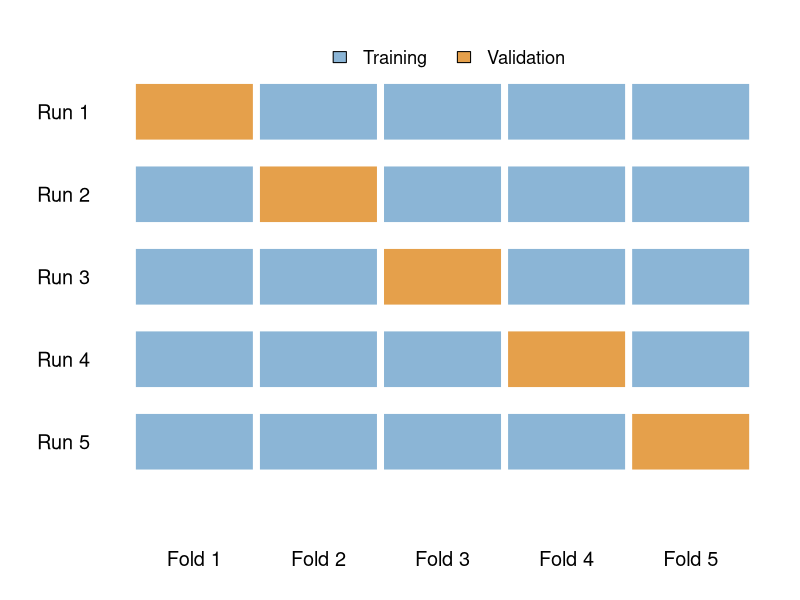
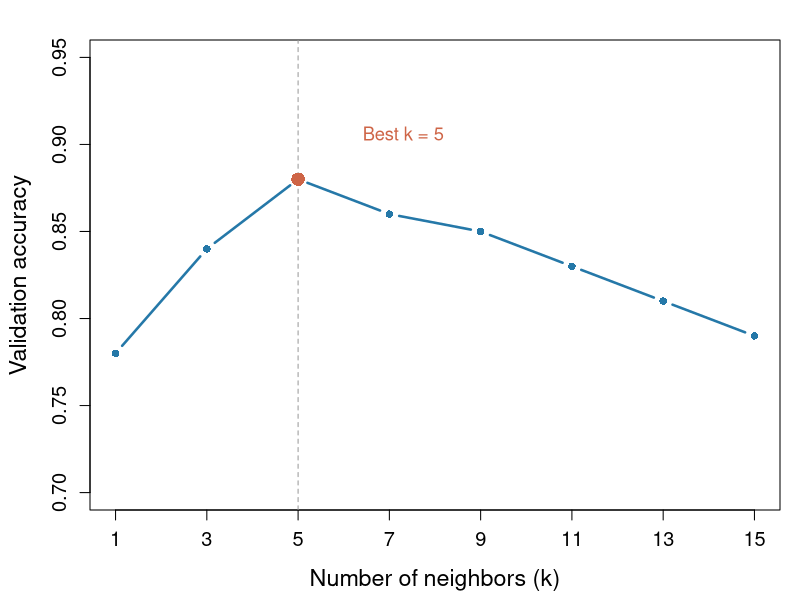

These charts were generated, in order, by the following R code:
## ---- chunk 1
#| label: fig-fivefold-cv
#| fig-cap: "Five-fold cross-validation. Each fold is used once for validation, while the remaining folds are used for training."
#| fig-width: 8
#| fig-height: 4.5
#| echo: false

k_folds <- 5

training_col <- "#8BB5D6"
validation_col <- "#E5A04B"

op <- par(
  mar = c(3.5, 5.5, 2, 1),
  cex.axis = 1.2
)

plot(
  NA,
  xlim = c(0, k_folds),
  ylim = c(0.3, k_folds + 0.8),
  axes = FALSE,
  xlab = "",
  ylab = "",
  bty = "n"
)

for (i in seq_len(k_folds)) {

  y_bottom <- k_folds - i + 0.8
  y_top <- y_bottom + 0.7

  for (j in seq_len(k_folds)) {

    rect(
      xleft = j - 1,
      ybottom = y_bottom,
      xright = j - 0.04,
      ytop = y_top,
      col = if (i == j) validation_col else training_col,
      border = "white",
      lwd = 2
    )
  }
}

# Labels
axis(
  2,
  at = (k_folds:1) + 0.15,
  labels = paste("Run", seq_len(k_folds)),
  las = 1,
  tick = FALSE
)

axis(
  1,
  at = seq(0.48, 4.48, by = 1),
  labels = paste("Fold", seq_len(k_folds)),
  tick = FALSE
)

legend(
  "top",
  legend = c("Training", "Validation"),
  fill = c(training_col, validation_col),
  bty = "n",
  horiz = TRUE,
  cex = 1.1,
  inset = c(0, -0.01),
  xpd = TRUE
)

par(op)
## ---- chunk 2
#| label: fig-knn-tuning
#| fig-cap: "Hyperparameter tuning in KNN. Validation accuracy for different values of k. The best-performing value is highlighted."
#| fig-width: 7
#| fig-height: 4.5
#| echo: false

# Illustrative validation results
k <- c(1, 3, 5, 7, 9, 11, 13, 15)
accuracy <- c(0.78, 0.84, 0.88, 0.86, 0.85, 0.83, 0.81, 0.79)

best_idx <- which.max(accuracy)
best_k <- k[best_idx]

op <- par(
  mar = c(4.5, 4.5, 2, 1),
  cex.lab = 1.4,
  cex.axis = 1.2
)

plot(
  k, accuracy,
  type = "b",
  pch = 16,
  lwd = 2.5,
  col = "#2578A8",
  xlab = "Number of neighbors (k)",
  ylab = "Validation accuracy",
  xaxt = "n",
  ylim = c(0.70, 0.95)
)

axis(1, at = k)

# Highlight best k
abline(v = best_k, lty = 2, col = "grey60")

points(
  best_k, accuracy[best_idx],
  pch = 16,
  col = "#CE6547",
  cex = 1.8
)

text(
  best_k + 1.2,
  accuracy[best_idx] + 0.025,
  labels = paste0("Best k = ", best_k),
  col = "#CE6547",
  cex = 1.1,
  pos = 4
)

par(op)
